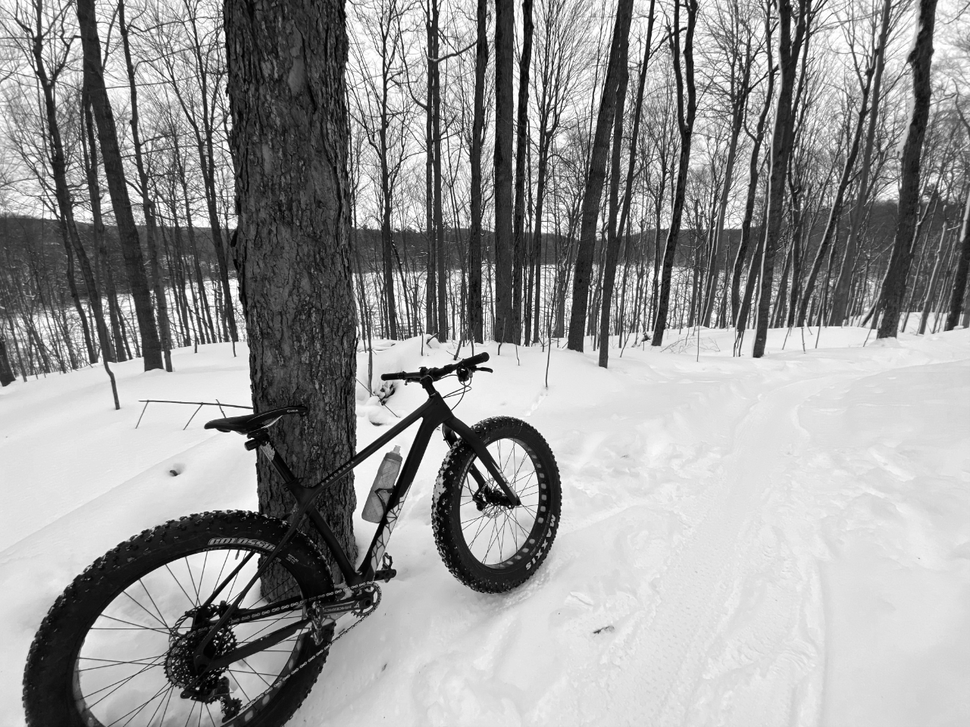
#> input picture dataset/fatbike.png, 970 x 727 px, shrunk from 1280 x 960 before the run
$ python 'Examen pratique.py'
#> lines starting #> are read from the running program, lines starting #| are printed output that depends on the picture
import numpy as np
import matplotlib.pyplot as plt
import skimage.io as ski
from scipy.signal import fftconvolve, convolve
import scipy.fft as scpfft
import time

filt = 1/16*np.array([[1, 2, 1], [2, 4, 2], [1, 2, 1]])

img = ski.imread('dataset/fatbike.png')
#> img is the input picture: shape (727, 970); min 0, max 255, mean 151.4

img_freq = scpfft.fft2(img)
filt_freq = scpfft.fft2(filt, s = img.shape)

img_filt_freq = img_freq * filt_freq
img_filt = scpfft.ifft2(img_filt_freq).real
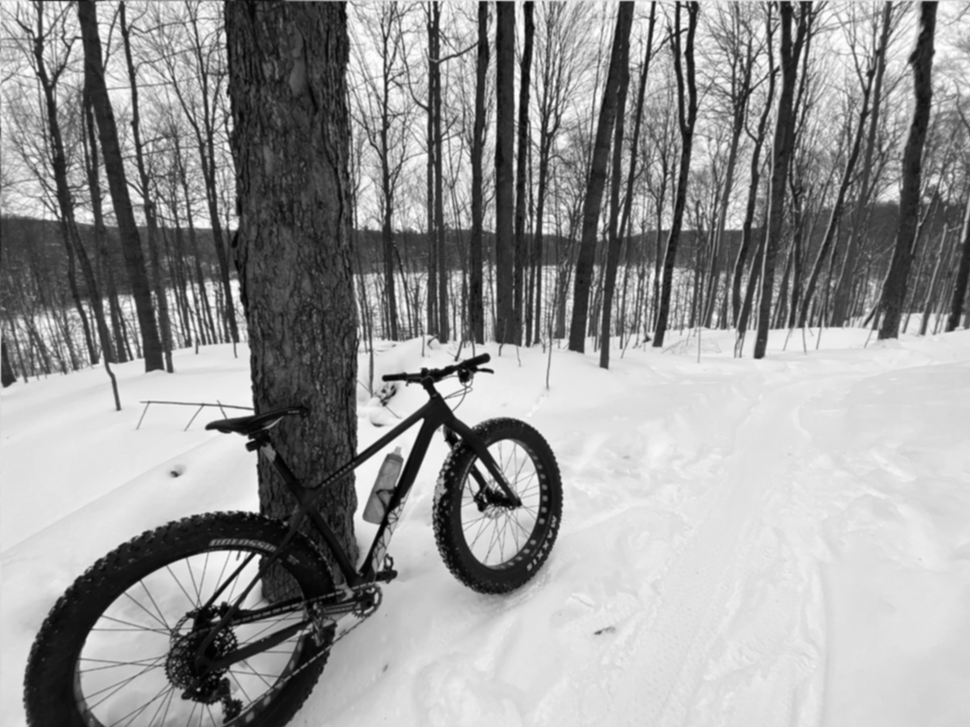
#> img_filt: shape (727, 970) float64; min 0.937, max 254.8, mean 151.4


plt.imshow(img, cmap = 'gray')
plt.axis('off')
plt.show()

plt.imshow(img_filt, cmap = 'gray')
plt.axis('off')
plt.show()

$ run again, with dataset/corgis.png copied over dataset/fatbike.png
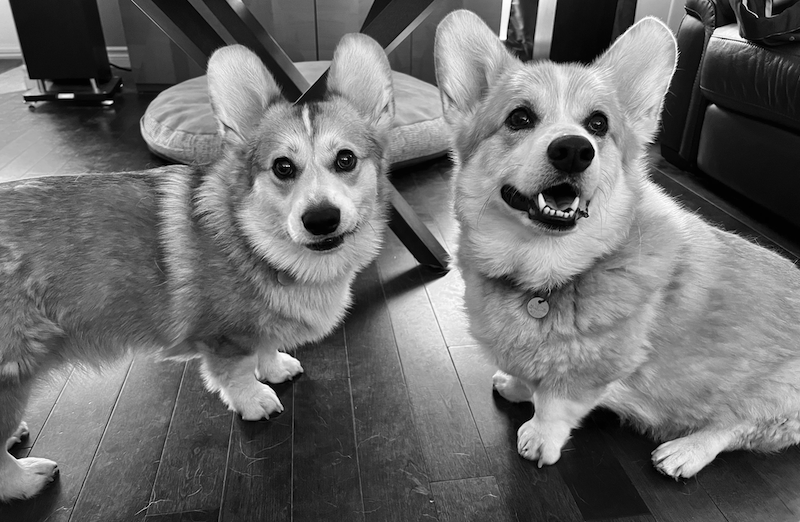
#> input picture dataset/corgis.png, 800 x 522 px
#> img is the input picture: shape (522, 800); min 0, max 255, mean 108.4
#> `img_filt = scpfft.ifft2(img_filt_freq).real`:
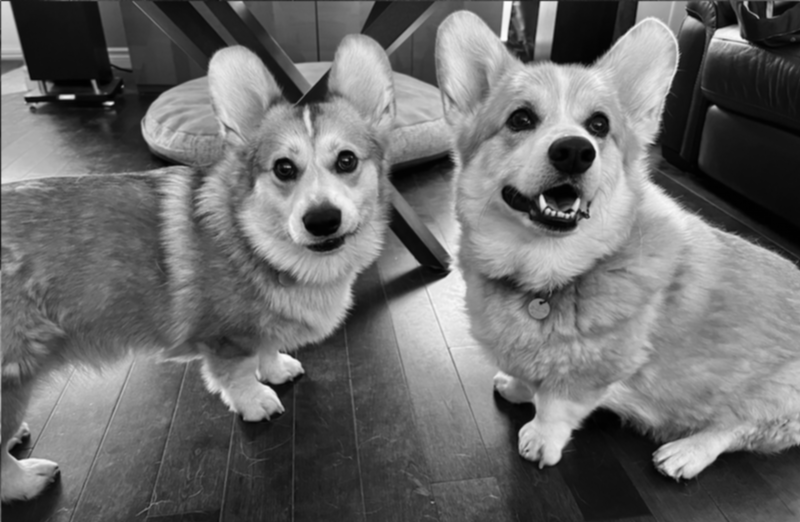
#> img_filt: shape (522, 800) float64; min 1, max 253.8, mean 108.4

$ run again, with dataset/kanye.png copied over dataset/fatbike.png
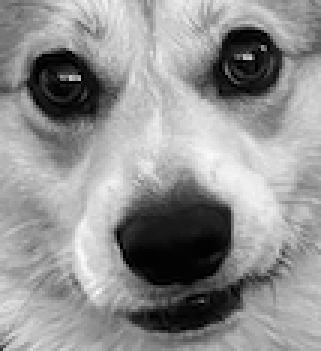
#> input picture dataset/kanye.png, 107 x 117 px (shown 3 times larger)
#> img is the input picture: shape (117, 107); min 0, max 250, mean 145.2
#> `img_filt = scpfft.ifft2(img_filt_freq).real`:
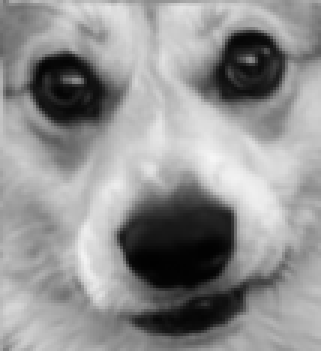
#> img_filt: shape (117, 107) float64 (shown 3 times larger); min 2, max 246.2, mean 145.2
